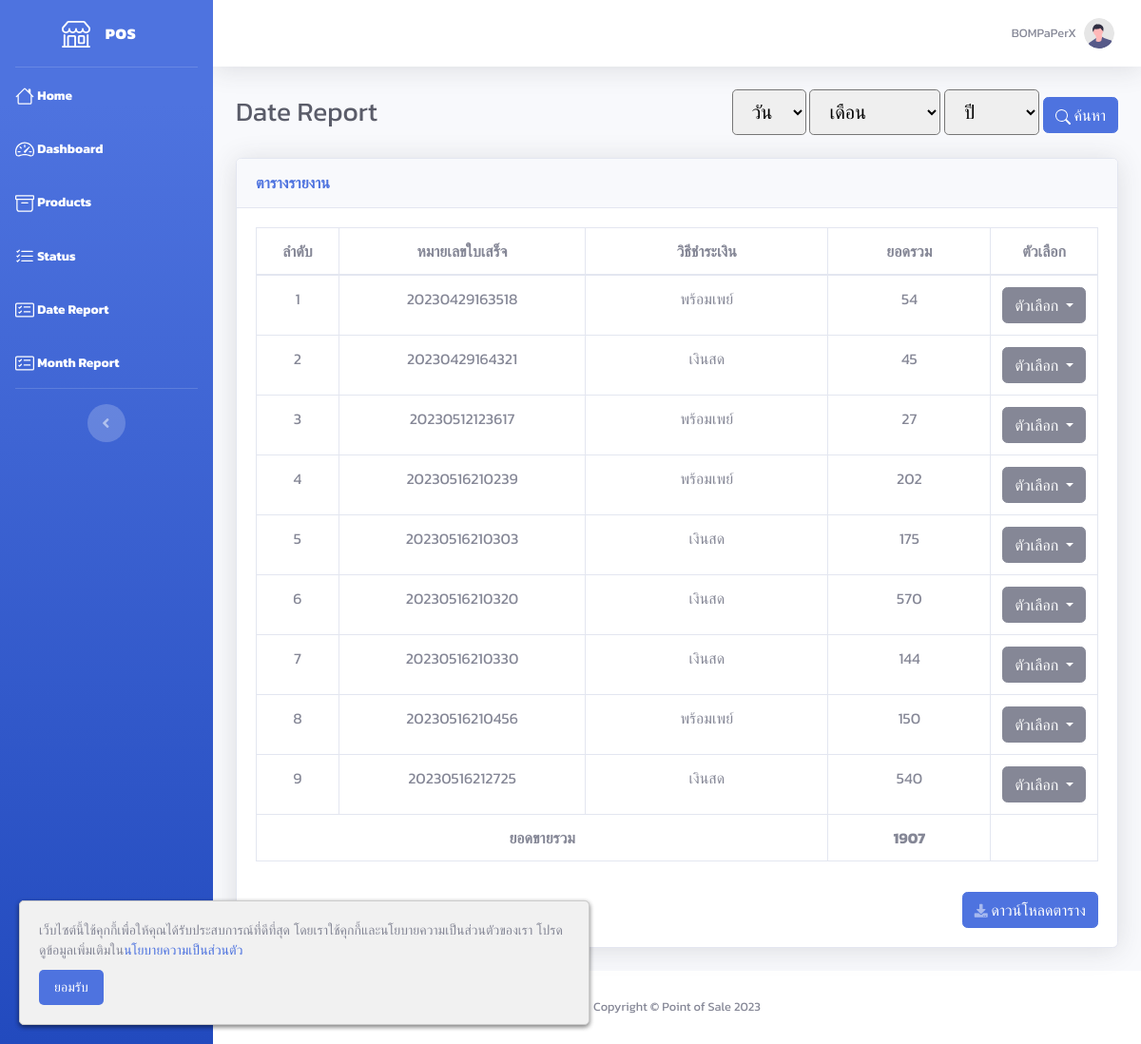
Page /report_payment_date.php (signed in) on the earlier database version.
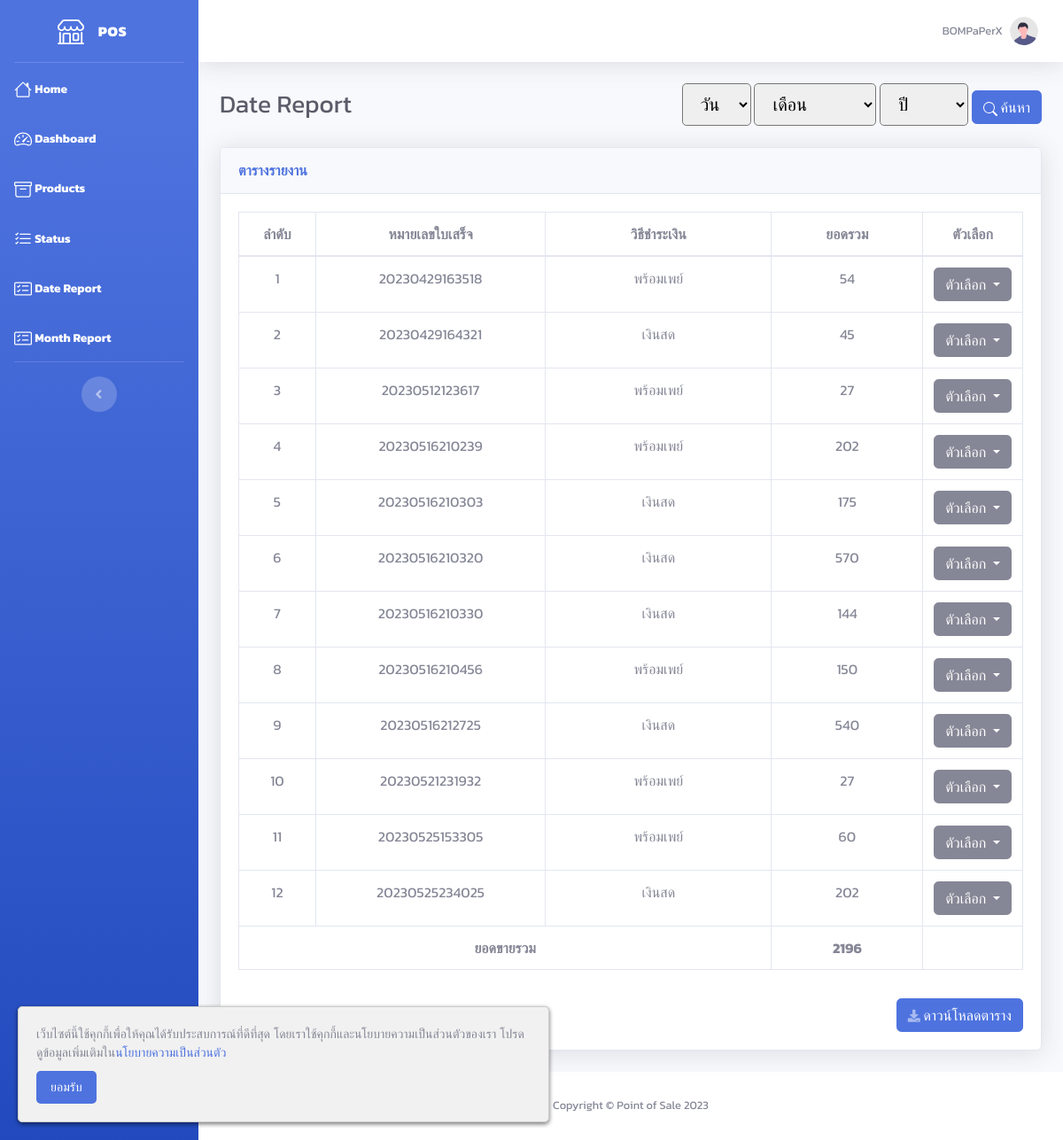
Same page on the later database version.
### tables this page shows
CREATE TABLE `payment` (
  `payment_id` int(10) NOT NULL,
  `no_receipt` varchar(255) NOT NULL,
  `method` tinyint(1) NOT NULL COMMENT '0=cash\r\n1=qrcode',
  `timestamp` timestamp NOT NULL DEFAULT current_timestamp(),
  `status` tinyint(1) NOT NULL DEFAULT 0
);

CREATE TABLE `record` (
  `record_id` int(10) NOT NULL,
  `no_receipt` varchar(255) NOT NULL,
  `product_id` int(10) NOT NULL,
  `quantity` int(255) NOT NULL,
  `net_price` int(255) NOT NULL
);

### report_payment_date.php (the view, shortened to what the changed rows need)
<!DOCTYPE html>
<html lang="en">
<?php
require 'include/connect.php';
include 'include/header.php';
$user_id = $_SESSION['user_id'];
$report_data = $connect->prepare("SELECT * FROM payment INNER JOIN record ON payment.no_receipt = record.no_receipt INNER JOIN product ON record.product_id = product.product_id WHERE user_id = '$user_id' GROUP BY record.no_receipt");
$report_data->execute();
$row_report = $report_data->fetchAll(PDO::FETCH_ASSOC);
?>
<body id="page-top">
    <div id="wrapper">
        <div id="content-wrapper" class="d-flex flex-column">
            <div id="content">
                <div class="container-fluid">
                    <div class="d-sm-flex align-items-center justify-content-between mb-4">
                        <h1 class="h3 mb-0 text-gray-800">Date Report</h1>
                    </div>
                    <div class="card shadow mb-4">
                        <div class="card-body">
                            <div class="table-responsive">
                                <table class="table table-bordered" id="Table" width="100%" cellspacing="0">
                                    <thead>
                                        <tr>
                                            <th width="10%" class="text-center">ลำดับ</th>
                                            <th width="30%" class="text-center">หมายเลขใบเสร็จ</th>
                                            <th width="30%" class="text-center">วิธีชำระเงิน</th>
                                            <th width="20%" class="text-center">ยอดรวม</th>
                                            <th width="10%" class="text-center">ตัวเลือก</th>
                                        </tr>
                                    </thead>
                                    <tbody>
                                        <?php
                                        $all_price = 0;
                                        $j = 1;
                                        foreach ($row_report as $row) {
                                            $price = $connect->prepare("SELECT net_price, quantity FROM record WHERE no_receipt = '" . $row['no_receipt'] . "'");
                                            $price->execute();
                                            $row_price = $price->fetchAll(PDO::FETCH_ASSOC);
                                            $total_price = 0;
                                            foreach ($row_price as $rp) {
                                                $total_price += $rp['net_price'] * $rp['quantity'];
                                            }
                                            $all_price += $total_price;
                                        ?>
                                            <tr>
                                                <td class="text-center"><?= $j++ ?></td>
                                                <td class="text-center"><?= $row['no_receipt'] ?></td>
                                                <td class="text-center"><?= $row['method'] == 1 ? 'พร้อมเพย์' : 'เงินสด' ?></td>
                                                <td class="text-center"><?= $total_price ?></td>
                                                <td class="text-center">
                                                    <div class="dropdown">
                                                        <button class="btn btn-secondary dropdown-toggle" type="button" data-toggle="dropdown" aria-expanded="false">
                                                            ตัวเลือก
                                                        </button>
                                                    </div>
                                                </td>
                                            </tr>
                                        <?php } ?>
                                    </tbody>
                                    <tfoot>
                                        <tr>
                                            <th colspan="3" class="text-center">ยอดขายรวม</th>
                                            <th class="text-center"><?= $all_price ?></th>
                                            <th></th>
                                        </tr>
                                    </tfoot>
                                </table>
                            </div>
                        </div>
                    </div>
                </div>
            </div>
        </div>
    </div>
</body>
</html>

Differences in the rows shown:
added payment: record.no_receipt "20230521231932", method "พร้อมเพย์", total_price "27"
added payment: record.no_receipt "20230525153305", method "พร้อมเพย์", total_price "60"
added payment: record.no_receipt "20230525234025", method "เงินสด", total_price "202"
Other differences:
$all_price: "1907" → "2196"
